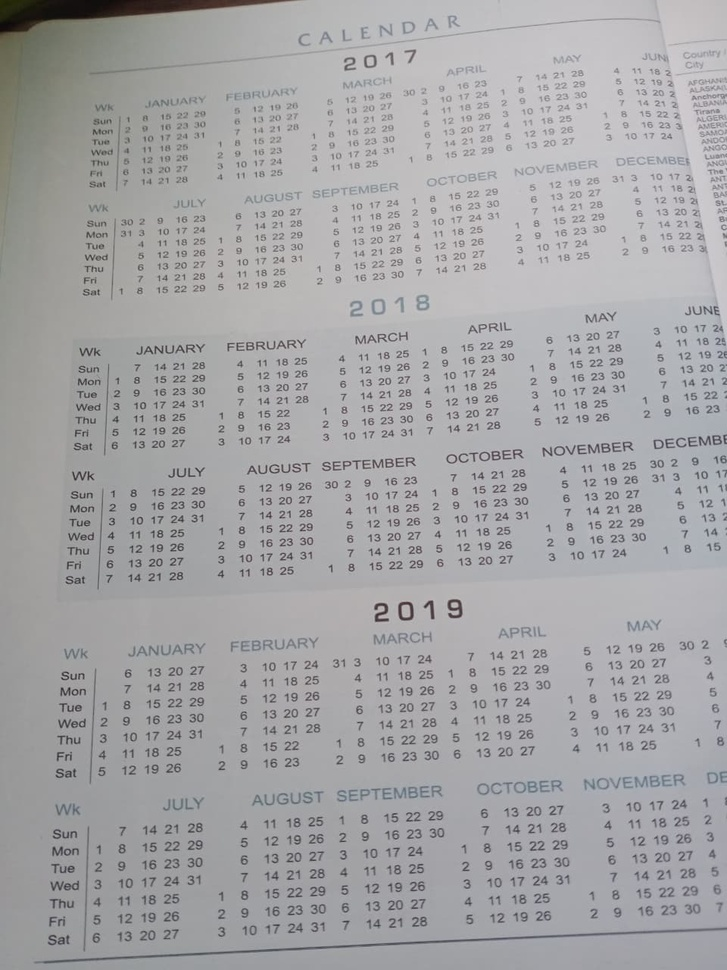
#> input picture images/input/WhatsApp Image 2026-07-14 at 11.57.43.jpg, 727 x 970 px, shrunk from 960 x 1280 before the run
$ python -i rgb_pipeline.py   (imports and definitions only)
#> lines starting #> are read from the running program, lines starting #| are printed output that depends on the picture
#> in process_rgb_image, image is the input picture: shape (970, 727, 3); mean B, G, R 167.1, 165.2, 165.5
### src/log_transform.py
import numpy as np
def apply_log_transform(image):
    """
    Convert the normalized image into the logarithmic domain.

    Parameters:
        image (numpy.ndarray): Input image with values in the range [0,1].

    Returns:
        numpy.ndarray: Log-transformed image.
    """

    # Small constant to avoid log(0)
    epsilon = 1e-6

    # Apply logarithmic transformation
    log_image = np.log(image + epsilon)

    return log_image

### src/integral_image.py
import numpy as np

def compute_integral_image(image):
    """
    Compute the integral image manually.
    """

    rows, cols = image.shape
#> rows = 970; cols = 727

    integral_image = np.zeros((rows, cols), dtype=np.float32)

    for row in range(rows):
        for col in range(cols):

            current = image[row, col]

            top = integral_image[row - 1, col] if row > 0 else 0

            left = integral_image[row, col - 1] if col > 0 else 0

            top_left = (
                integral_image[row - 1, col - 1]
                if row > 0 and col > 0
                else 0
            )

            integral_image[row, col] = (
                current +
                top +
                left -
                top_left
            )
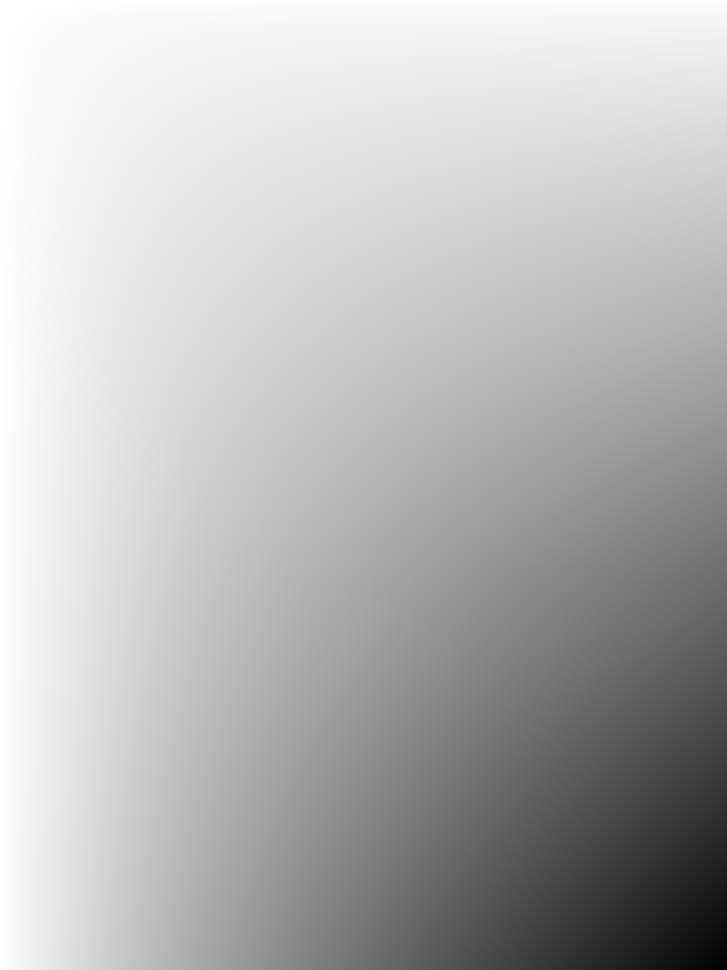
#> integral_image: shape (970, 727) float32; min -315835.3, max -1.91, mean -87024.8; drawn with min black and max white

    return integral_image

### src/box_filter.py
import numpy as np

def manual_box_filter(integral_image, kernel_size):

#> called with kernel_size = 61
    rows, cols = integral_image.shape
#> rows = 970; cols = 727

    output = np.zeros((rows, cols), dtype=np.float32)

    radius = kernel_size // 2

    for row in range(rows):
        for col in range(cols):

            top = max(0, row - radius)
            left = max(0, col - radius)

            bottom = min(rows - 1, row + radius)
            right = min(cols - 1, col + radius)

            total = integral_image[bottom, right]

            if top > 0:
                total -= integral_image[top - 1, right]

            if left > 0:
                total -= integral_image[bottom, left - 1]

            if top > 0 and left > 0:
                total += integral_image[top - 1, left - 1]

            area = (bottom - top + 1) * (right - left + 1)

            output[row, col] = total / area
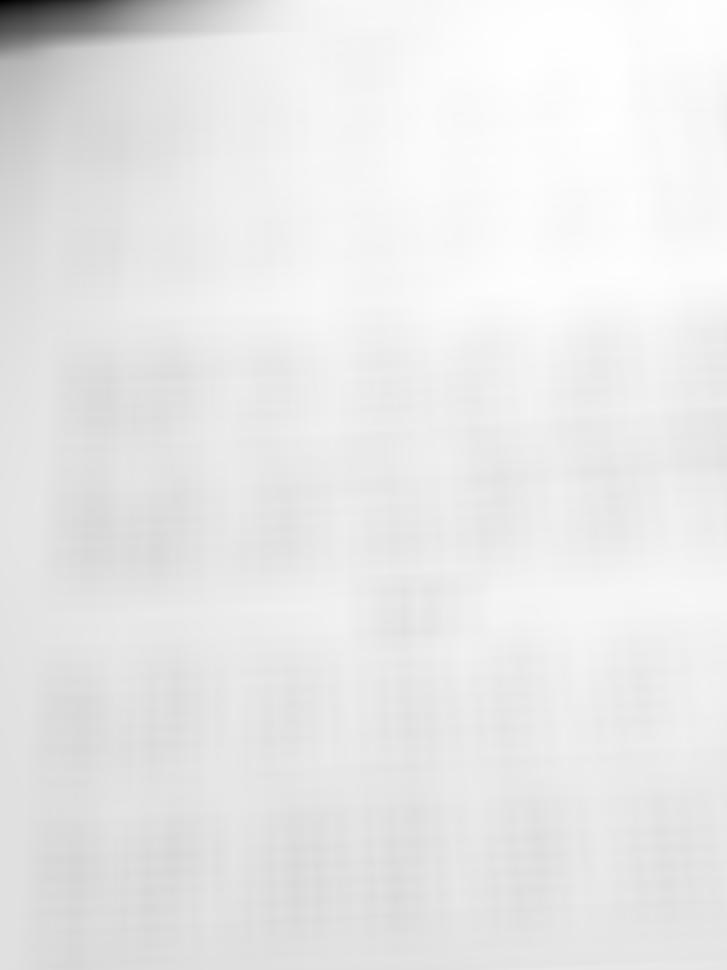
#> output: shape (970, 727) float32; min -2.27, max -0.272, mean -0.446; drawn with min black and max white

    return output

### src/normalization.py
import numpy as np

def normalize_image(image):
    """
    Normalize image into [0,1] and apply gamma correction
    only for visualization.
    """

    minimum = image.min()
    maximum = image.max()

    normalized = (image - minimum) / (maximum - minimum + 1e-8)

    # Visualization enhancement
    gamma = 0.6
    normalized = np.power(normalized, gamma)

    return normalized

### src/illumination.py
from src.integral_image import compute_integral_image
from src.box_filter import manual_box_filter


def estimate_illumination(log_image, kernel_size=61):


    # Step 1: Compute the integral image
    integral = compute_integral_image(log_image)

    # Step 2: Estimate illumination using manual box filter
    illumination = manual_box_filter(integral, kernel_size)

    return illumination

### src/rgb_pipeline.py
import os
import cv2
import numpy as np

from src.log_transform import apply_log_transform
from src.illumination import estimate_illumination
from src.normalization import normalize_image


def process_rgb_image(image_path, kernel_size=61):
    """
    Recover intrinsic reflectance from an RGB image
    using a shared illumination map.
    """

    image = cv2.imread(image_path)

    if image is None:
        raise FileNotFoundError("Unable to load image.")

    image = image.astype(np.float32) / 255.0

    # ------------------------------------
    # Estimate illumination from grayscale
    # ------------------------------------
    gray = cv2.cvtColor(image, cv2.COLOR_BGR2GRAY)

    log_gray = apply_log_transform(gray)

    illumination = estimate_illumination(
        log_gray,
        kernel_size
    )

    recovered_channels = []

    # ------------------------------------
    # Recover each RGB channel
    # ------------------------------------
    for channel in cv2.split(image):

        log_channel = apply_log_transform(channel)

        reflectance_log = log_channel - illumination

        reflectance = np.exp(reflectance_log)

        reflectance = normalize_image(reflectance)

        recovered_channels.append(reflectance)
#> this loop made 3 passes
#> (minimum in normalize_image, maximum in normalize_image) on passes 1 to 3: (0.12, 1.75), (0.18, 2.05), (0.213, 2.08)
#> pass 1, in process_rgb_image, `reflectance_log = log_channel - illumination`:
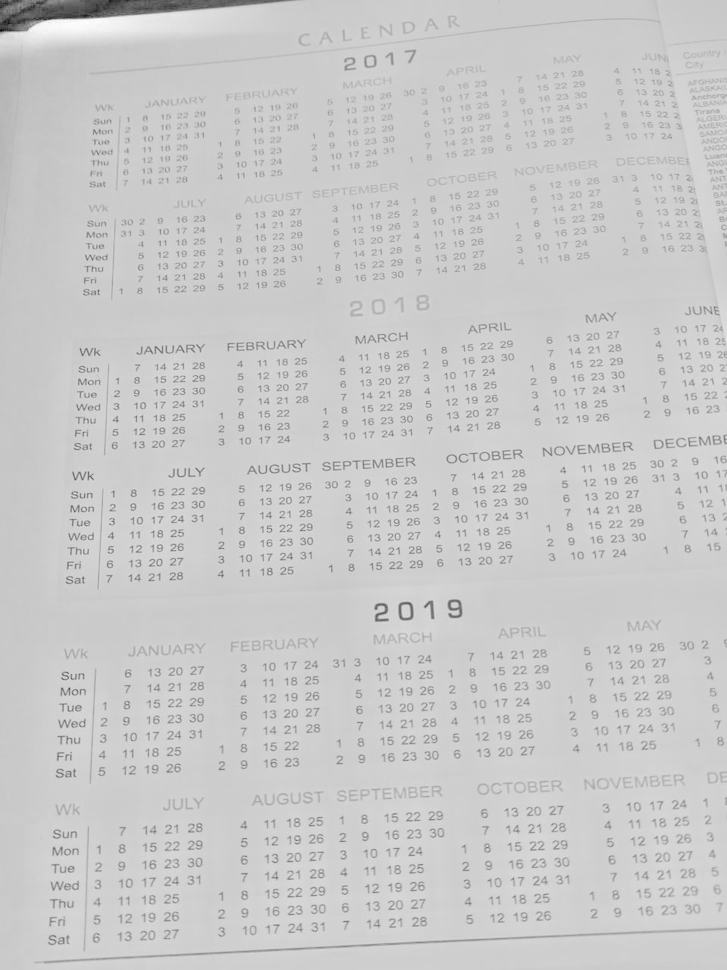
#> reflectance_log: shape (970, 727) float32; min -2.12, max 0.558, mean 0.00519; drawn with min black and max white
#> pass 1, in process_rgb_image, `reflectance = np.exp(reflectance_log)`:
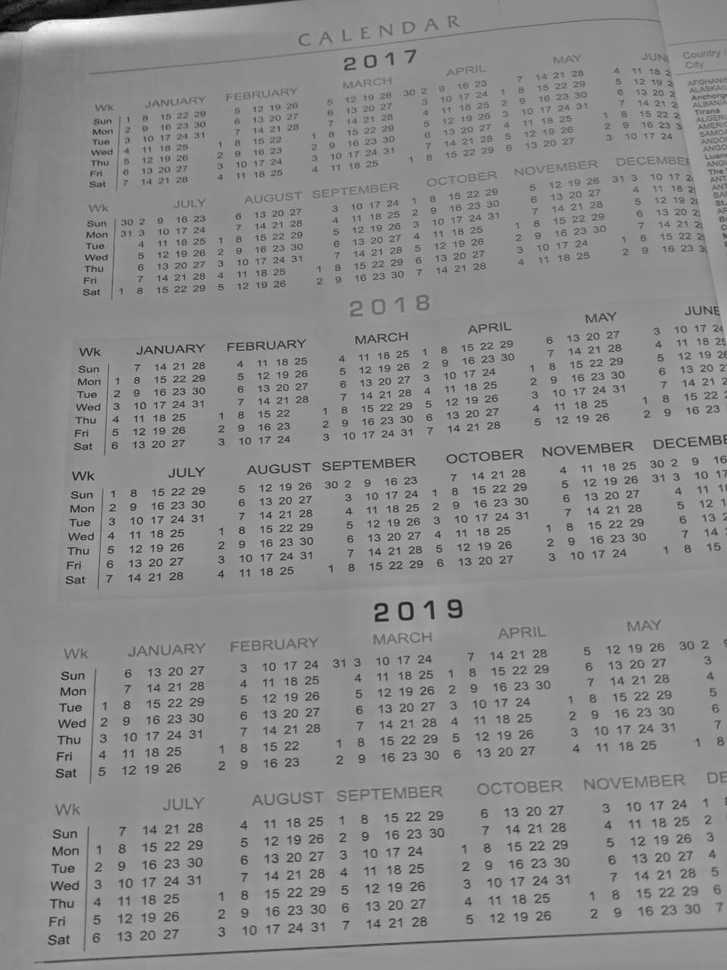
#> reflectance: shape (970, 727) float32; min 0.12, max 1.75, mean 1.01; drawn with min black and max white
#> after the loop:
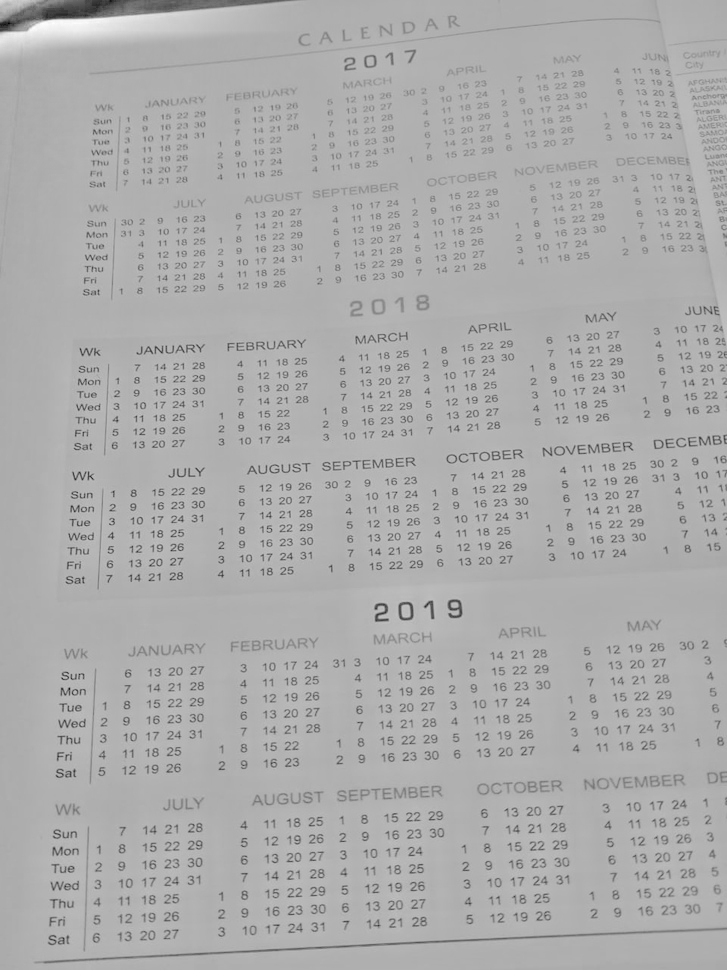
#> reflectance_log: shape (970, 727) float32; min -1.55, max 0.73, mean -0.000735; drawn with min black and max white
#> after the loop, recovered_channels = 3 items

    recovered_rgb = cv2.merge(recovered_channels)
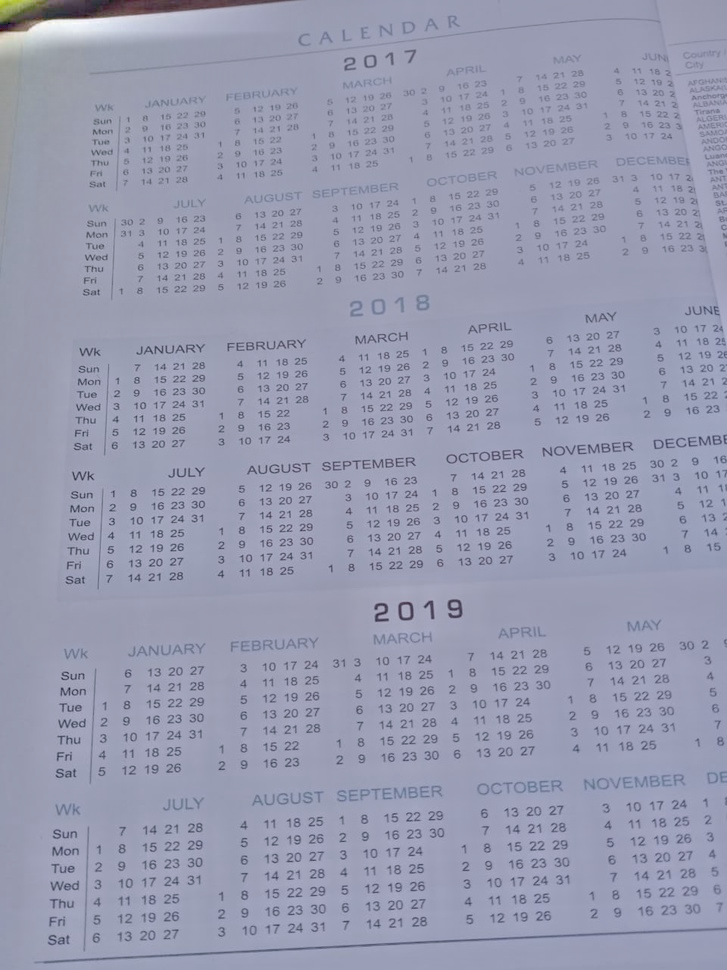
#> recovered_rgb: shape (970, 727, 3) float32; mean of channels 0, 1, 2 0.697, 0.61, 0.598; drawn as B, G, R

    # Save RGB output
    output_path = "static/results/rgb_reflectance.png"

    cv2.imwrite(
        output_path,
        (recovered_rgb * 255).astype("uint8")
    )

    return {
        "original": image_path.replace("\\", "/"),
        "reflectance": output_path
    }

>>> result = process_rgb_image('../images/input/WhatsApp Image 2026-07-14 at 11.57.43.jpg')
